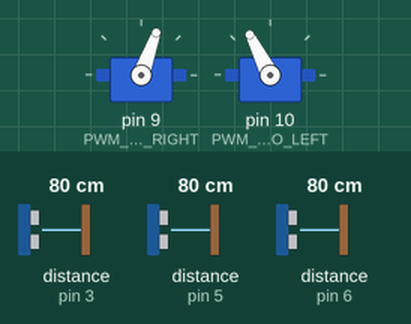
A sketch run on a simulated Arduino Uno, built with avr-gcc and run on an emulated ATmega328P. Shown: 2 × servo. Wiring (inferred from the names in the program): 3 × ultrasonic range finder: trigger pin 2, echo pin 3 / trigger pin 4, echo pin 5 / trigger pin 7, echo pin 6. The inputs (shaded band) are chosen by the test bench; at power-on: distance to the obstacle (sensors on pin 6, pin 3, pin 5) 80 cm. The echo pulse lasts 58.3 µs per cm.

Above: at 3.2 s.
3.3 s: distance to the obstacle (sensor on pin 6) set to 10 cm
4.8 s: distance to the obstacle (sensor on pin 6) set to 7 cm
At 5.2 s:
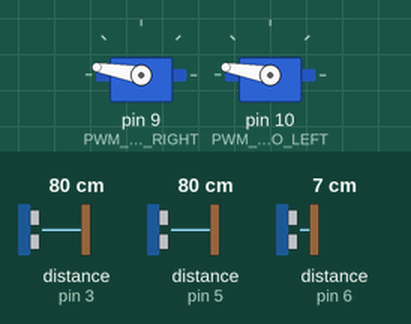
7.8 s: distance to the obstacle (sensor on pin 3) set to 9 cm
10.8 s: distance to the obstacle (sensor on pin 3) set to 6 cm
At 11.9 s:
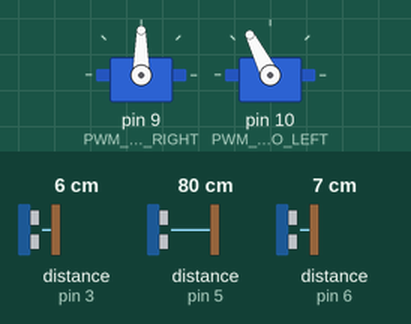
12.4 s: distance to the obstacle (sensor on pin 5) set to 7 cm
13.9 s: distance to the obstacle (sensor on pin 5) set to 4 cm
At 15.5 s:
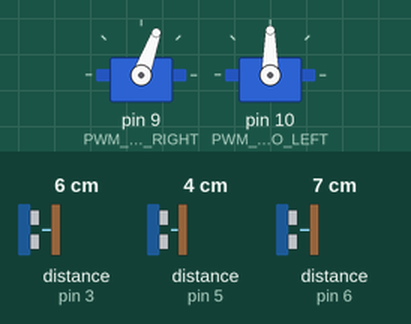
Timing chart, 0 to 16.5 s (numbered marks = the images above; inputs shaded):
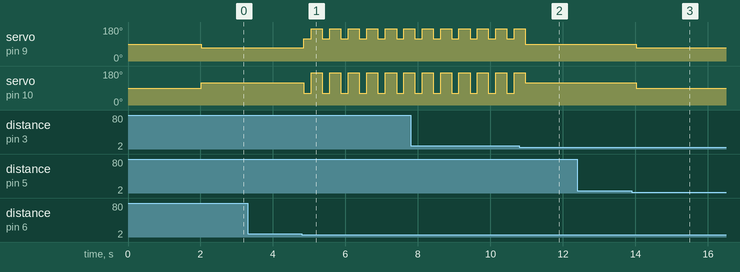

Measured:
- the behaviour switches between 9 and 8 cm on distance to the obstacle (sensor on pin 6) (found by bisection; images 0 and 1)
- the behaviour switches between 8 and 7 cm on distance to the obstacle (sensor on pin 3) (found by bisection; images 1 and 2)
- the behaviour switches between 6 and 5 cm on distance to the obstacle (sensor on pin 5) (found by bisection; images 2 and 3)
- after the input at 3.3 s, every drawn part: stays the same
- after the input at 4.8 s, servo on pin 9 (PWM_SERVO_RIGHT): alternates 170° for 0.31 s and 117° for 0.20 s, starting after 0.05 s; servo on pin 10 (PWM_SERVO_LEFT): alternates 170° for 0.31 s and 63° for 0.20 s, starting after 0.05 s
- after the input at 12.4 s, every drawn part: stays the same
- after the input at 13.9 s, servo on pin 9 (PWM_SERVO_RIGHT): 90° → 70° after 0.13 s; servo on pin 10 (PWM_SERVO_LEFT): 117° → 90° after 0.13 s

The sketch:

sketch.ino
```cpp
#include <Servo.h>
#define TRIG_LEFT     2
#define PWM_ECHO_LEFT 3

#define TRIG_MIDL     7
#define PWM_ECHO_MIDL 6

#define TRIG_RIGHT     4
#define PWM_ECHO_RIGHT 5

#define PWM_SERVO_RIGHT 9
#define PWM_SERVO_LEFT 10

Servo motor_right;
Servo motor_left;

void setup() {

  motor_right.attach(PWM_SERVO_RIGHT);
  motor_left.attach(PWM_SERVO_LEFT);
  motor_right.write(90);
  motor_left.write(90);

  pinMode(TRIG_LEFT, OUTPUT);
  pinMode(PWM_ECHO_LEFT, INPUT);

  pinMode(TRIG_MIDL, OUTPUT);
  pinMode(PWM_ECHO_MIDL, INPUT);

  pinMode(TRIG_RIGHT, OUTPUT);
  pinMode(PWM_ECHO_RIGHT, INPUT);

  delay(2000);

  Serial.begin(9600);
}

int get_closest_distance(int trigger, int echo){

    long duration;
    int distance;

    // reset trigger
    digitalWrite(trigger, LOW);
    delayMicroseconds(10);

    // trigger for 10μs,
    // signaling to the sensor to do a 10μs sonic bursts
    digitalWrite(trigger, HIGH);
    delayMicroseconds(10); // the sensor generates sonic bursts during this time
    digitalWrite(trigger, LOW);

    // Compute duration
    // Read the time when the echo comes back
    duration = pulseIn(echo, HIGH); // in μs
    distance = duration * 0.034 / 2; // in cm

    return distance;
}

void go_forward() {
  motor_right.write(70);
  motor_left.write(117);
}


void go_backwards() {
  motor_right.write(117);
  motor_left.write(63);
}

void turn_right() {
  motor_right.write(90);
  motor_left.write(117);
  delay(100);
}

void turn_left() {
  motor_right.write(70);
  motor_left.write(90);
  delay(100);
}

void rotate() {
  motor_right.write(170);
  motor_left.write(170);
  delay(200);
}

void go_stop() {
  motor_right.write(90);
  motor_left.write(90);
}

int leftD;
int midlD;
int rightD;
int closestD;

void loop() {

  leftD   = get_closest_distance(TRIG_LEFT, PWM_ECHO_LEFT);
  midlD   = get_closest_distance(TRIG_MIDL, PWM_ECHO_MIDL);
  rightD  = get_closest_distance(TRIG_RIGHT, PWM_ECHO_RIGHT);

  closestD = min(leftD, min(midlD, rightD));

  if (closestD < 8) {

    if (closestD == leftD) {
      // turn right
      turn_right();
    } else if (closestD == midlD) {
      // go backwards then rotate
      go_backwards();
      delay(200);
      rotate();
    } else if (closestD == rightD) {
      // turn left
      turn_left();
    } else {
      // stop
      go_stop();
    }

  } else {
    go_forward();
  }

  delay(100);

}
```
